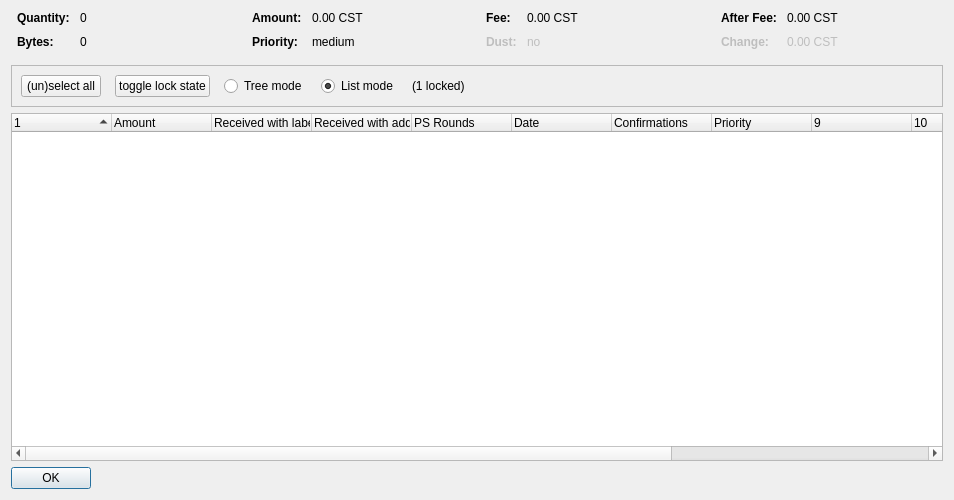
<?xml version="1.0" encoding="UTF-8"?>
<ui version="4.0">
 <class>CoinControlDialog</class>
 <widget class="QDialog" name="CoinControlDialog">
  <property name="geometry">
   <rect>
    <x>0</x>
    <y>0</y>
    <width>954</width>
    <height>500</height>
   </rect>
  </property>
  <property name="windowTitle">
   <string>Coin Selection</string>
  </property>
  <layout class="QVBoxLayout" name="verticalLayout">
   <item>
    <layout class="QHBoxLayout" name="horizontalLayoutTop" stretch="0,0,0,0">
     <property name="topMargin">
      <number>0</number>
     </property>
     <property name="bottomMargin">
      <number>10</number>
     </property>
     <item>
      <layout class="QFormLayout" name="formLayoutCoinControl1">
       <property name="horizontalSpacing">
        <number>10</number>
       </property>
       <property name="verticalSpacing">
        <number>10</number>
       </property>
       <property name="leftMargin">
        <number>6</number>
       </property>
       <property name="rightMargin">
        <number>6</number>
       </property>
       <item row="0" column="0">
        <widget class="QLabel" name="labelCoinControlQuantityText">
         <property name="font">
          <font>
           <weight>75</weight>
           <bold>true</bold>
          </font>
         </property>
         <property name="text">
          <string>Quantity:</string>
         </property>
        </widget>
       </item>
       <item row="0" column="1">
        <widget class="QLabel" name="labelCoinControlQuantity">
         <property name="cursor">
          <cursorShape>IBeamCursor</cursorShape>
         </property>
         <property name="contextMenuPolicy">
          <enum>Qt::ActionsContextMenu</enum>
         </property>
         <property name="text">
          <string notr="true">0</string>
         </property>
         <property name="textInteractionFlags">
          <set>Qt::LinksAccessibleByMouse|Qt::TextSelectableByKeyboard|Qt::TextSelectableByMouse</set>
         </property>
        </widget>
       </item>
       <item row="1" column="0">
        <widget class="QLabel" name="labelCoinControlBytesText">
         <property name="font">
          <font>
           <weight>75</weight>
           <bold>true</bold>
          </font>
         </property>
         <property name="text">
          <string>Bytes:</string>
         </property>
        </widget>
       </item>
       <item row="1" column="1">
        <widget class="QLabel" name="labelCoinControlBytes">
         <property name="cursor">
          <cursorShape>IBeamCursor</cursorShape>
         </property>
         <property name="contextMenuPolicy">
          <enum>Qt::ActionsContextMenu</enum>
         </property>
         <property name="text">
          <string notr="true">0</string>
         </property>
         <property name="textInteractionFlags">
          <set>Qt::LinksAccessibleByMouse|Qt::TextSelectableByKeyboard|Qt::TextSelectableByMouse</set>
         </property>
        </widget>
       </item>
      </layout>
     </item>
     <item>
      <layout class="QFormLayout" name="formLayoutCoinControl2">
       <property name="horizontalSpacing">
        <number>10</number>
       </property>
       <property name="verticalSpacing">
        <number>10</number>
       </property>
       <property name="leftMargin">
        <number>6</number>
       </property>
       <property name="rightMargin">
        <number>6</number>
       </property>
       <item row="0" column="0">
        <widget class="QLabel" name="labelCoinControlAmountText">
         <property name="font">
          <font>
           <weight>75</weight>
           <bold>true</bold>
          </font>
         </property>
         <property name="text">
          <string>Amount:</string>
         </property>
        </widget>
       </item>
       <item row="0" column="1">
        <widget class="QLabel" name="labelCoinControlAmount">
         <property name="cursor">
          <cursorShape>IBeamCursor</cursorShape>
         </property>
         <property name="contextMenuPolicy">
          <enum>Qt::ActionsContextMenu</enum>
         </property>
         <property name="text">
          <string notr="true">0.00 CST</string>
         </property>
         <property name="textInteractionFlags">
          <set>Qt::LinksAccessibleByMouse|Qt::TextSelectableByKeyboard|Qt::TextSelectableByMouse</set>
         </property>
        </widget>
       </item>
       <item row="1" column="0">
        <widget class="QLabel" name="labelCoinControlPriorityText">
         <property name="font">
          <font>
           <weight>75</weight>
           <bold>true</bold>
          </font>
         </property>
         <property name="text">
          <string>Priority:</string>
         </property>
        </widget>
       </item>
       <item row="1" column="1">
        <widget class="QLabel" name="labelCoinControlPriority">
         <property name="cursor">
          <cursorShape>IBeamCursor</cursorShape>
         </property>
         <property name="contextMenuPolicy">
          <enum>Qt::ActionsContextMenu</enum>
         </property>
         <property name="text">
          <string>medium</string>
         </property>
         <property name="textInteractionFlags">
          <set>Qt::LinksAccessibleByMouse|Qt::TextSelectableByKeyboard|Qt::TextSelectableByMouse</set>
         </property>
        </widget>
       </item>
      </layout>
     </item>
     <item>
      <layout class="QFormLayout" name="formLayoutCoinControl3">
       <property name="horizontalSpacing">
        <number>10</number>
       </property>
       <property name="verticalSpacing">
        <number>10</number>
       </property>
       <property name="leftMargin">
        <number>6</number>
       </property>
       <property name="rightMargin">
        <number>6</number>
       </property>
       <item row="0" column="0">
        <widget class="QLabel" name="labelCoinControlFeeText">
         <property name="font">
          <font>
           <weight>75</weight>
           <bold>true</bold>
          </font>
         </property>
         <property name="text">
          <string>Fee:</string>
         </property>
        </widget>
       </item>
       <item row="0" column="1">
        <widget class="QLabel" name="labelCoinControlFee">
         <property name="cursor">
          <cursorShape>IBeamCursor</cursorShape>
         </property>
         <property name="contextMenuPolicy">
          <enum>Qt::ActionsContextMenu</enum>
         </property>
         <property name="text">
          <string notr="true">0.00 CST</string>
         </property>
         <property name="textInteractionFlags">
          <set>Qt::LinksAccessibleByMouse|Qt::TextSelectableByKeyboard|Qt::TextSelectableByMouse</set>
         </property>
        </widget>
       </item>
       <item row="1" column="0">
        <widget class="QLabel" name="labelCoinControlLowOutputText">
         <property name="enabled">
          <bool>false</bool>
         </property>
         <property name="font">
          <font>
           <weight>75</weight>
           <bold>true</bold>
          </font>
         </property>
         <property name="text">
          <string>Dust:</string>
         </property>
        </widget>
       </item>
       <item row="1" column="1">
        <widget class="QLabel" name="labelCoinControlLowOutput">
         <property name="enabled">
          <bool>false</bool>
         </property>
         <property name="cursor">
          <cursorShape>IBeamCursor</cursorShape>
         </property>
         <property name="contextMenuPolicy">
          <enum>Qt::ActionsContextMenu</enum>
         </property>
         <property name="text">
          <string>no</string>
         </property>
         <property name="textInteractionFlags">
          <set>Qt::LinksAccessibleByMouse|Qt::TextSelectableByKeyboard|Qt::TextSelectableByMouse</set>
         </property>
        </widget>
       </item>
      </layout>
     </item>
     <item>
      <layout class="QFormLayout" name="formLayoutCoinControl4">
       <property name="horizontalSpacing">
        <number>10</number>
       </property>
       <property name="verticalSpacing">
        <number>10</number>
       </property>
       <property name="leftMargin">
        <number>6</number>
       </property>
       <property name="rightMargin">
        <number>6</number>
       </property>
       <item row="0" column="0">
        <widget class="QLabel" name="labelCoinControlAfterFeeText">
         <property name="font">
          <font>
           <weight>75</weight>
           <bold>true</bold>
          </font>
         </property>
         <property name="text">
          <string>After Fee:</string>
         </property>
        </widget>
       </item>
       <item row="0" column="1">
        <widget class="QLabel" name="labelCoinControlAfterFee">
         <property name="cursor">
          <cursorShape>IBeamCursor</cursorShape>
         </property>
         <property name="contextMenuPolicy">
          <enum>Qt::ActionsContextMenu</enum>
         </property>
         <property name="text">
          <string notr="true">0.00 CST</string>
         </property>
         <property name="textInteractionFlags">
          <set>Qt::LinksAccessibleByMouse|Qt::TextSelectableByKeyboard|Qt::TextSelectableByMouse</set>
         </property>
        </widget>
       </item>
       <item row="1" column="0">
        <widget class="QLabel" name="labelCoinControlChangeText">
         <property name="enabled">
          <bool>false</bool>
         </property>
         <property name="font">
          <font>
           <weight>75</weight>
           <bold>true</bold>
          </font>
         </property>
         <property name="text">
          <string>Change:</string>
         </property>
        </widget>
       </item>
       <item row="1" column="1">
        <widget class="QLabel" name="labelCoinControlChange">
         <property name="enabled">
          <bool>false</bool>
         </property>
         <property name="cursor">
          <cursorShape>IBeamCursor</cursorShape>
         </property>
         <property name="contextMenuPolicy">
          <enum>Qt::ActionsContextMenu</enum>
         </property>
         <property name="text">
          <string notr="true">0.00 CST</string>
         </property>
         <property name="textInteractionFlags">
          <set>Qt::LinksAccessibleByMouse|Qt::TextSelectableByKeyboard|Qt::TextSelectableByMouse</set>
         </property>
        </widget>
       </item>
      </layout>
     </item>
    </layout>
   </item>
   <item>
    <widget class="QFrame" name="frame">
     <property name="minimumSize">
      <size>
       <width>0</width>
       <height>40</height>
      </size>
     </property>
     <property name="frameShape">
      <enum>QFrame::StyledPanel</enum>
     </property>
     <property name="frameShadow">
      <enum>QFrame::Sunken</enum>
     </property>
     <layout class="QHBoxLayout" name="horizontalLayout">
      <item>
       <layout class="QHBoxLayout" name="horizontalLayoutPanel" stretch="0,0,0,0,0,0">
        <property name="spacing">
         <number>14</number>
        </property>
        <item>
         <widget class="QPushButton" name="pushButtonSelectAll">
          <property name="sizePolicy">
           <sizepolicy hsizetype="Maximum" vsizetype="Fixed">
            <horstretch>0</horstretch>
            <verstretch>0</verstretch>
           </sizepolicy>
          </property>
          <property name="text">
           <string>(un)select all</string>
          </property>
          <property name="autoDefault">
           <bool>false</bool>
          </property>
         </widget>
        </item>
        <item>
         <widget class="QPushButton" name="pushButtonToggleLock">
          <property name="sizePolicy">
           <sizepolicy hsizetype="Maximum" vsizetype="Fixed">
            <horstretch>0</horstretch>
            <verstretch>0</verstretch>
           </sizepolicy>
          </property>
          <property name="text">
           <string>toggle lock state</string>
          </property>
          <property name="autoDefault">
           <bool>false</bool>
          </property>
         </widget>
        </item>
        <item>
         <widget class="QRadioButton" name="radioTreeMode">
          <property name="sizePolicy">
           <sizepolicy hsizetype="Maximum" vsizetype="Fixed">
            <horstretch>0</horstretch>
            <verstretch>0</verstretch>
           </sizepolicy>
          </property>
          <property name="text">
           <string>Tree mode</string>
          </property>
         </widget>
        </item>
        <item>
         <widget class="QRadioButton" name="radioListMode">
          <property name="sizePolicy">
           <sizepolicy hsizetype="Maximum" vsizetype="Fixed">
            <horstretch>0</horstretch>
            <verstretch>0</verstretch>
           </sizepolicy>
          </property>
          <property name="text">
           <string>List mode</string>
          </property>
          <property name="checked">
           <bool>true</bool>
          </property>
         </widget>
        </item>
        <item>
         <widget class="QLabel" name="labelLocked">
          <property name="text">
           <string>(1 locked)</string>
          </property>
         </widget>
        </item>
        <item>
         <spacer name="horizontalSpacer">
          <property name="orientation">
           <enum>Qt::Horizontal</enum>
          </property>
          <property name="sizeHint" stdset="0">
           <size>
            <width>40</width>
            <height>20</height>
           </size>
          </property>
         </spacer>
        </item>
       </layout>
      </item>
     </layout>
    </widget>
   </item>
   <item>
    <widget class="CoinControlTreeWidget" name="treeWidget">
     <property name="contextMenuPolicy">
      <enum>Qt::CustomContextMenu</enum>
     </property>
     <property name="sortingEnabled">
      <bool>false</bool>
     </property>
     <property name="columnCount">
      <number>13</number>
     </property>
     <attribute name="headerShowSortIndicator" stdset="0">
      <bool>true</bool>
     </attribute>
     <attribute name="headerStretchLastSection">
      <bool>false</bool>
     </attribute>
     <column>
      <property name="text">
       <string/>
      </property>
     </column>
     <column>
      <property name="text">
       <string>Amount</string>
      </property>
     </column>
     <column>
      <property name="text">
       <string>Received with label</string>
      </property>
     </column>
     <column>
      <property name="text">
       <string>Received with address</string>
      </property>
     </column>
     <column>
      <property name="text">
       <string>PS Rounds</string>
      </property>
     </column>
     <column>
      <property name="text">
       <string>Date</string>
      </property>
     </column>
     <column>
      <property name="text">
       <string>Confirmations</string>
      </property>
      <property name="toolTip">
       <string>Confirmed</string>
      </property>
     </column>
     <column>
      <property name="text">
       <string>Priority</string>
      </property>
     </column>
     <column>
      <property name="text">
       <string/>
      </property>
     </column>
     <column>
      <property name="text">
       <string/>
      </property>
     </column>
     <column>
      <property name="text">
       <string/>
      </property>
     </column>
     <column>
      <property name="text">
       <string/>
      </property>
     </column>
     <column>
      <property name="text">
       <string/>
      </property>
     </column>
    </widget>
   </item>
   <item>
    <widget class="QDialogButtonBox" name="buttonBox">
     <property name="sizePolicy">
      <sizepolicy hsizetype="Maximum" vsizetype="Fixed">
       <horstretch>0</horstretch>
       <verstretch>0</verstretch>
      </sizepolicy>
     </property>
     <property name="orientation">
      <enum>Qt::Horizontal</enum>
     </property>
     <property name="standardButtons">
      <set>QDialogButtonBox::Ok</set>
     </property>
    </widget>
   </item>
  </layout>
 </widget>
 <customwidgets>
  <customwidget>
   <class>CoinControlTreeWidget</class>
   <extends>QTreeWidget</extends>
   <header>coincontroltreewidget.h</header>
  </customwidget>
 </customwidgets>
 <resources/>
 <connections/>
</ui>
